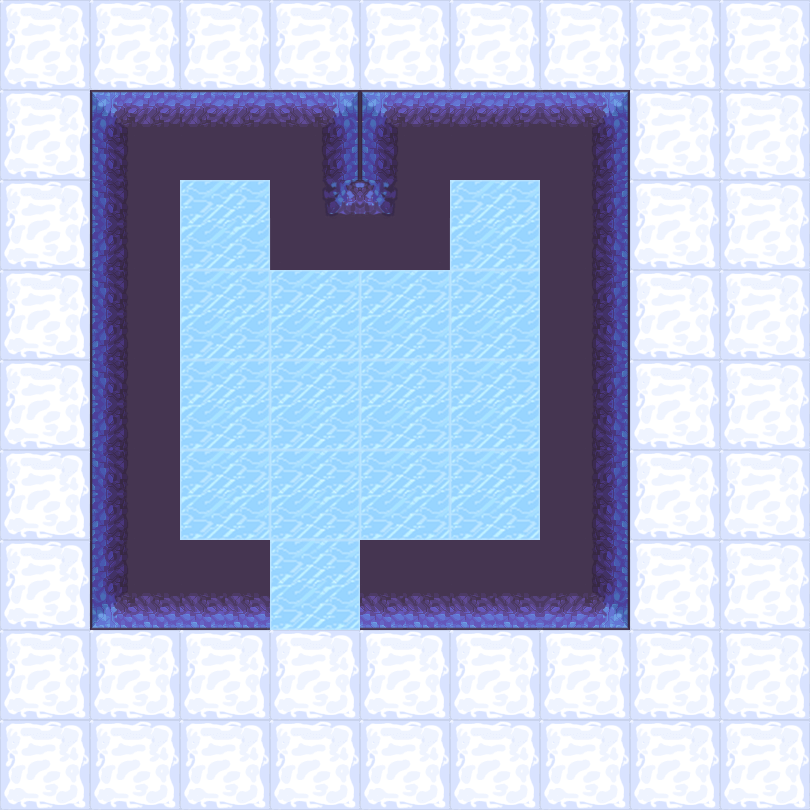

Rendered tile map (Tiled .tmx) drawn with the repository's tilesets; below, a short description and the map source with its tile grids summarised:
An orthogonal 9x9 tile map with 90x90 px tiles, 2 tile layers (地形, 障碍) and 20 objects (13x map, 5x spring, bed, door).

<map version="1.5" tiledversion="1.7.2" orientation="orthogonal" renderorder="right-down" width="9" height="9" tilewidth="90" tileheight="90" infinite="0" nextlayerid="4" nextobjectid="26">
 <tileset firstgid="1" name="1" tilewidth="90" tileheight="90" tilecount="100" columns="10">
  <image source="2.png" trans="ff00ff" width="900" height="900" />
 </tileset>
 <layer id="1" name="地形" width="9" height="9">
  <data>[81 cells, 81 non-empty, 2 distinct tile ids]</data>
 </layer>
 <layer id="2" name="障碍" width="9" height="9">
  <data>[81 cells, 21 non-empty, 10 distinct tile ids]</data>
 </layer>
 <objectgroup id="3" name="对象">
  <object id="1" name="bed" x="180" y="180" width="90" height="90" />
  <object id="2" name="map" x="180" y="360" width="90" height="90" />
  <object id="4" name="map" x="180" y="270" width="90" height="90" />
  <object id="6" name="map" x="450" y="180" width="90" height="90" />
  <object id="9" name="map" x="360" y="360" width="90" height="90" />
  <object id="10" name="map" x="270" y="270" width="90" height="90" />
  <object id="11" name="map" x="270" y="360" width="90" height="90" />
  <object id="12" name="map" x="360" y="270" width="90" height="90" />
  <object id="13" name="map" x="450" y="360" width="90" height="90" />
  <object id="14" name="map" x="450" y="450" width="90" height="90" />
  <object id="15" name="map" x="450" y="270" width="90" height="90" />
  <object id="17" name="map" x="270" y="450" width="90" height="90">
   <properties>
    <property name="weapon" type="int" value="1" />
   </properties>
  </object>
  <object id="18" name="map" x="360" y="450" width="90" height="90">
   <properties>
    <property name="weapon" type="int" value="2" />
   </properties>
  </object>
  <object id="19" name="map" x="180" y="450" width="90" height="90">
   <properties>
    <property name="weapon" type="int" value="3" />
   </properties>
  </object>
  <object id="20" name="spring" x="0" y="180" width="90" height="90">
   <properties>
    <property name="direction" value="2" />
   </properties>
  </object>
  <object id="21" name="door" x="270" y="540" width="90" height="90">
   <properties>
    <property name="LorR" type="int" value="1" />
    <property name="motion" type="int" value="4" />
    <property name="rotate" type="int" value="0" />
   </properties>
  </object>
  <object id="22" name="spring" x="360" y="630" width="90" height="90">
   <properties>
    <property name="direction" value="2" />
   </properties>
  </object>
  <object id="23" name="spring" x="180" y="720" width="90" height="90">
   <properties>
    <property name="direction" value="2" />
   </properties>
  </object>
  <object id="24" name="spring" x="0" y="720" width="90" height="90">
   <properties>
    <property name="direction" value="2" />
   </properties>
  </object>
  <object id="25" name="spring" x="540" y="630" width="90" height="90">
   <properties>
    <property name="direction" value="2" />
   </properties>
  </object>
 </objectgroup>
</map>
